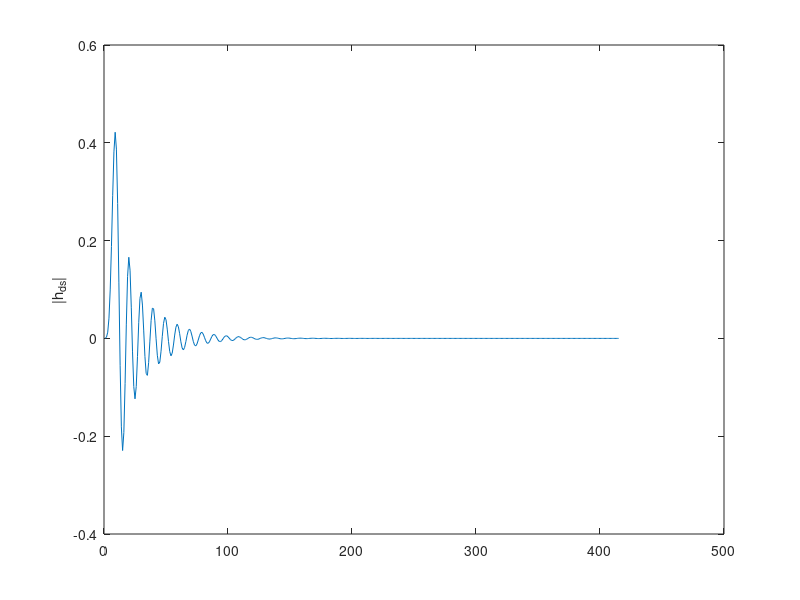
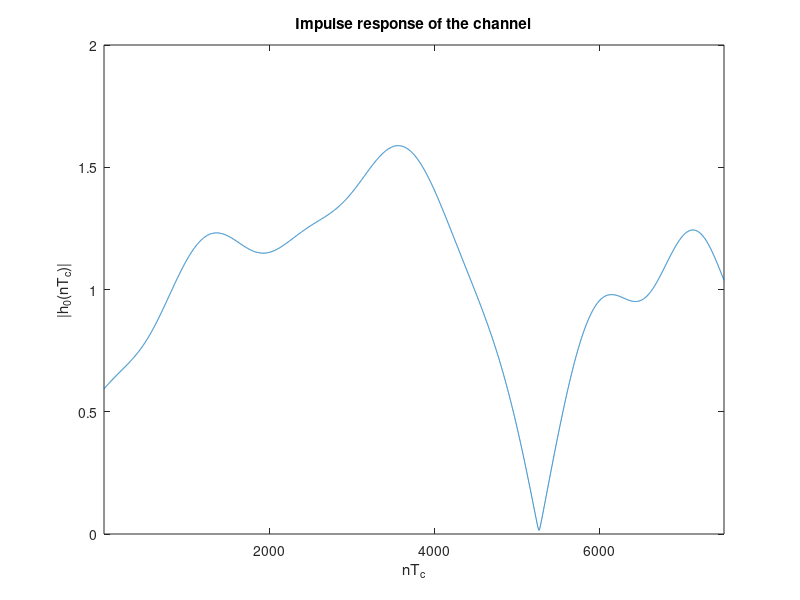

Here is the MATLAB script that generated these plots, in order: (Note: this script raises an error after producing the figures.)
clc; close all; clear global; clearvars;

%% SETUP OF THE GIVEN PARAMETERS
Tc=1;
fd=(40*10^-5)/Tc;
Tp=1/10*(1/fd); 
Nsamples=80000;
hplot_samples=7500;

KdB=2;
K=10^(KdB/10); 
C=sqrt(K/(K+1)); 

%setup of the doppler filter coefficients (page 317)
a_ds=[1, -4.4153, 8.6283, -9.4592, 6.1051, -1.3542, -3.3622, 7.2390, -7.9361, 5.1221, -1.8401, 2.8706e-1];
b_ds=[1.3651e-4, 8.1905e-4, 2.0476e-3, 2.7302e-3, 2.0476e-3, 9.0939e-4, 6.7852e-4, 1.3550e-3, 1.8076e-3, 1.3550e-3, 5.3726e-4, 6.1818e-5, -7.1294e-5, ...
    -9.5058e-5, -7.1294e-5, -2.5505e-5, 1.3321e-5, 4.5186e-5, 6.0248e-5, 4.5186e-5, 1.8074e-5, 3.0124e-6];
% The energy of the doppler filter need to be normalized to 1
h_ds=impz(b_ds, a_ds);
E_hds=sum(h_ds.^2);
b_ds=b_ds/sqrt(E_hds);
%normalize the power of h0
Md=1-C^2;

%% SIMULATION OF THE CHANNEL IMPULSE RESPONSE
%compute the transient as 5*Neq*Tp because the final sampling time is Tq 
pvec=abs(roots(a_ds));
pmax=max(pvec);
Neq=ceil(-1/log(pmax));
transient=5*Tp*Neq;

h_nsamples=Nsamples+transient;
w_samples=ceil(h_nsamples/Tp);
% Complex-valued Gaussian white noise with zero mean and unit variance
w=wgn(w_samples,1,0,'complex');

h_full=filter(b_ds, a_ds, w);
figure, plot(impz(b_ds,a_ds)), ylabel('|h_{ds}|')

%interpolation to Tq
t = 1:length(h_full);
t_int = Tc/Tp:Tc/Tp:length(h_full);
h_int = interp1(t, h_full, t_int, 'spline');

%multiply by sqrt(M_h0) to give the desired power
h_int=h_int*sqrt(Md);

%drop the transient and add C because of LOS component
h=h_int(transient+1:end)+C;


%plot of 7500 samples of h
figure, 
plot(abs(h(1:hplot_samples)))
xlabel('nT_c')
ylabel('|h_0(nT_c)|')
xlim([1 hplot_samples])
title('Impulse response of the channel')

%% ESTIMATE OF THE PDF OF H0bar

h_bar=h/sqrt(C^2+Md); % the normalization here does not make much sense
% as M_h0=1-C^2, but it's to keep the formulas as in the book

% mean and variance of the realization of h
h_sd=std(abs(h_bar));
h_mean=mean(abs(h_bar));
% magnitude
mag_h=abs(h_bar);
% fit the data with a Rice ditribution to derive the parameters 
[v, s]=ricefit(mag_h);
% parameters v ans s are related to the rice factor K (wikipedia rician
% distribution)
K_est=v^2/(2*s^2); % estimated value of K 

% plot an histogram of h to get an idea of the shape of the distribution
Nbins=100;
figure,
hist(mag_h, Nbins)
ylabel('Number of samples')
xlabel('Value')
title('Histogram of h_0')

% compute the theoretical distribution
x=linspace(0,3,1000);
v_th=sqrt(K/(K+1));
s_th=sqrt(1/(2*(K+1)));
th=ricepdf(x,v_th,s_th );


%% SPECTRUM ESTIMATION

% Welch estimator
S=600;   %overlap
D=1200;   %window length

w_welch=window(@hamming,D);
%w_welch=kaiser(D,5);

[Welch_P, Ns] = welchPSD(h', w_welch, S);

f=1/Tc:1/Tc:Nsamples;
Welch_centered=fftshift(Welch_P);
figure,
plot(10*log10(Welch_centered))
%ylim([-10 30])
%xlim([Nsamples/2-5*Nsamples*fd Nsamples/2+5*Nsamples*fd])
xticks([39850 39900 39950 40000 40050 40100 40150])
xticklabels({'-150','-100','-50','0','50','100','150'});
ylabel('H(f) [dB]')
xlabel('f')
